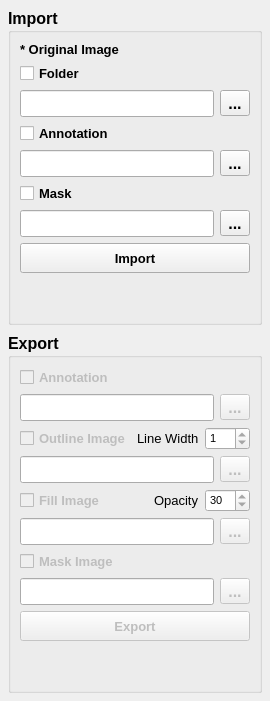
      <widget class="QWidget" name="panel_io">
       <attribute name="title">
        <string>I / O</string>
       </attribute>
       <layout class="QVBoxLayout" name="verticalLayout_7">
        <property name="spacing">
         <number>8</number>
        </property>
        <property name="leftMargin">
         <number>8</number>
        </property>
        <property name="topMargin">
         <number>8</number>
        </property>
        <property name="rightMargin">
         <number>8</number>
        </property>
        <property name="bottomMargin">
         <number>8</number>
        </property>
        <item>
         <widget class="QGroupBox" name="panel_import">
          <property name="font">
           <font>
            <family>Arial</family>
            <pointsize>12</pointsize>
            <weight>75</weight>
            <bold>true</bold>
           </font>
          </property>
          <property name="title">
           <string>Import</string>
          </property>
          <layout class="QVBoxLayout" name="verticalLayout_5">
           <item>
            <widget class="QLabel" name="label_import_original_image">
             <property name="font">
              <font>
               <family>Arial</family>
               <pointsize>10</pointsize>
               <weight>75</weight>
               <bold>true</bold>
              </font>
             </property>
             <property name="text">
              <string>* Original Image</string>
             </property>
            </widget>
           </item>
           <item>
            <widget class="QCheckBox" name="CheckBox_Import_Folder">
             <property name="font">
              <font>
               <family>Arial</family>
               <pointsize>10</pointsize>
               <weight>75</weight>
               <bold>true</bold>
              </font>
             </property>
             <property name="text">
              <string>Folder</string>
             </property>
            </widget>
           </item>
           <item>
            <widget class="QWidget" name="import_original_image" native="true">
             <layout class="QHBoxLayout" name="horizontalLayout_13">
              <property name="spacing">
               <number>6</number>
              </property>
              <property name="leftMargin">
               <number>0</number>
              </property>
              <property name="topMargin">
               <number>0</number>
              </property>
              <property name="rightMargin">
               <number>0</number>
              </property>
              <property name="bottomMargin">
               <number>0</number>
              </property>
              <item>
               <widget class="QLineEdit" name="input_import_original_image">
                <property name="focusPolicy">
                 <enum>Qt::NoFocus</enum>
                </property>
                <property name="readOnly">
                 <bool>true</bool>
                </property>
               </widget>
              </item>
              <item>
               <widget class="QToolButton" name="btn_import_original_image">
                <property name="text">
                 <string>...</string>
                </property>
                <property name="icon">
                 <iconset>
                  <normaloff>../resources/icons/open.svg</normaloff>../resources/icons/open.svg</iconset>
                </property>
               </widget>
              </item>
             </layout>
            </widget>
           </item>
           <item>
            <widget class="QCheckBox" name="checkbox_import_annotation">
             <property name="font">
              <font>
               <family>Arial</family>
               <pointsize>10</pointsize>
               <weight>75</weight>
               <bold>true</bold>
              </font>
             </property>
             <property name="text">
              <string>Annotation</string>
             </property>
            </widget>
           </item>
           <item>
            <widget class="QWidget" name="import_annotation" native="true">
             <layout class="QHBoxLayout" name="horizontalLayout_12">
              <property name="spacing">
               <number>6</number>
              </property>
              <property name="leftMargin">
               <number>0</number>
              </property>
              <property name="topMargin">
               <number>0</number>
              </property>
              <property name="rightMargin">
               <number>0</number>
              </property>
              <property name="bottomMargin">
               <number>0</number>
              </property>
              <item>
               <widget class="QLineEdit" name="input_import_annotation">
                <property name="focusPolicy">
                 <enum>Qt::NoFocus</enum>
                </property>
                <property name="readOnly">
                 <bool>true</bool>
                </property>
               </widget>
              </item>
              <item>
               <widget class="QToolButton" name="btn_import_annotation">
                <property name="text">
                 <string>...</string>
                </property>
                <property name="icon">
                 <iconset>
                  <normaloff>../resources/icons/open.svg</normaloff>../resources/icons/open.svg</iconset>
                </property>
               </widget>
              </item>
             </layout>
            </widget>
           </item>
           <item>
            <widget class="QCheckBox" name="checkbox_import_mask">
             <property name="font">
              <font>
               <family>Arial</family>
               <pointsize>10</pointsize>
               <weight>75</weight>
               <bold>true</bold>
              </font>
             </property>
             <property name="text">
              <string>Mask</string>
             </property>
            </widget>
           </item>
           <item>
            <widget class="QWidget" name="import_mask" native="true">
             <layout class="QHBoxLayout" name="horizontalLayout_14">
              <property name="spacing">
               <number>6</number>
              </property>
              <property name="leftMargin">
               <number>0</number>
              </property>
              <property name="topMargin">
               <number>0</number>
              </property>
              <property name="rightMargin">
               <number>0</number>
              </property>
              <property name="bottomMargin">
               <number>0</number>
              </property>
              <item>
               <widget class="QLineEdit" name="input_import_mask">
                <property name="focusPolicy">
                 <enum>Qt::NoFocus</enum>
                </property>
                <property name="readOnly">
                 <bool>true</bool>
                </property>
               </widget>
              </item>
              <item>
               <widget class="QToolButton" name="btn_import_mask">
                <property name="text">
                 <string>...</string>
                </property>
                <property name="icon">
                 <iconset>
                  <normaloff>../resources/icons/open.svg</normaloff>../resources/icons/open.svg</iconset>
                </property>
               </widget>
              </item>
             </layout>
            </widget>
           </item>
           <item>
            <widget class="QPushButton" name="btn_import">
             <property name="sizePolicy">
              <sizepolicy hsizetype="Minimum" vsizetype="Fixed">
               <horstretch>0</horstretch>
               <verstretch>0</verstretch>
              </sizepolicy>
             </property>
             <property name="minimumSize">
              <size>
               <width>0</width>
               <height>30</height>
              </size>
             </property>
             <property name="font">
              <font>
               <family>Arial</family>
               <pointsize>10</pointsize>
               <weight>75</weight>
               <bold>true</bold>
              </font>
             </property>
             <property name="text">
              <string>Import</string>
             </property>
            </widget>
           </item>
           <item>
            <spacer name="import_spacer">
             <property name="orientation">
              <enum>Qt::Vertical</enum>
             </property>
             <property name="sizeHint" stdset="0">
              <size>
               <width>20</width>
               <height>40</height>
              </size>
             </property>
            </spacer>
           </item>
          </layout>
         </widget>
        </item>
        <item>
         <widget class="QGroupBox" name="panel_export">
          <property name="font">
           <font>
            <family>Arial</family>
            <pointsize>12</pointsize>
            <weight>75</weight>
            <bold>true</bold>
           </font>
          </property>
          <property name="title">
           <string>Export</string>
          </property>
          <layout class="QVBoxLayout" name="verticalLayout_6">
           <item>
            <widget class="QCheckBox" name="checkbox_export_annotation">
             <property name="enabled">
              <bool>false</bool>
             </property>
             <property name="font">
              <font>
               <family>Arial</family>
               <pointsize>10</pointsize>
               <weight>75</weight>
               <bold>true</bold>
              </font>
             </property>
             <property name="text">
              <string>Annotation</string>
             </property>
            </widget>
           </item>
           <item>
            <widget class="QWidget" name="export_annotation" native="true">
             <layout class="QHBoxLayout" name="horizontalLayout_15">
              <property name="spacing">
               <number>6</number>
              </property>
              <property name="leftMargin">
               <number>0</number>
              </property>
              <property name="topMargin">
               <number>0</number>
              </property>
              <property name="rightMargin">
               <number>0</number>
              </property>
              <property name="bottomMargin">
               <number>0</number>
              </property>
              <item>
               <widget class="QLineEdit" name="input_export_annotation">
                <property name="enabled">
                 <bool>true</bool>
                </property>
                <property name="focusPolicy">
                 <enum>Qt::NoFocus</enum>
                </property>
                <property name="readOnly">
                 <bool>true</bool>
                </property>
               </widget>
              </item>
              <item>
               <widget class="QToolButton" name="btn_export_annotation">
                <property name="enabled">
                 <bool>false</bool>
                </property>
                <property name="text">
                 <string>...</string>
                </property>
                <property name="icon">
                 <iconset>
                  <normaloff>../resources/icons/open.svg</normaloff>../resources/icons/open.svg</iconset>
                </property>
               </widget>
              </item>
             </layout>
            </widget>
           </item>
           <item>
            <widget class="QWidget" name="title_export_outline_image" native="true">
             <layout class="QHBoxLayout" name="horizontalLayout_4">
              <property name="spacing">
               <number>6</number>
              </property>
              <property name="leftMargin">
               <number>0</number>
              </property>
              <property name="topMargin">
               <number>0</number>
              </property>
              <property name="rightMargin">
               <number>0</number>
              </property>
              <property name="bottomMargin">
               <number>0</number>
              </property>
              <item>
               <widget class="QCheckBox" name="checkbox_export_outline_image">
                <property name="enabled">
                 <bool>false</bool>
                </property>
                <property name="font">
                 <font>
                  <family>Arial</family>
                  <pointsize>10</pointsize>
                  <weight>75</weight>
                  <bold>true</bold>
                 </font>
                </property>
                <property name="text">
                 <string>Outline Image</string>
                </property>
               </widget>
              </item>
              <item>
               <widget class="QLabel" name="label_export_line_width">
                <property name="sizePolicy">
                 <sizepolicy hsizetype="Fixed" vsizetype="Preferred">
                  <horstretch>0</horstretch>
                  <verstretch>0</verstretch>
                 </sizepolicy>
                </property>
                <property name="font">
                 <font>
                  <family>Arial</family>
                  <pointsize>10</pointsize>
                  <weight>50</weight>
                  <bold>false</bold>
                 </font>
                </property>
                <property name="text">
                 <string>Line Width</string>
                </property>
               </widget>
              </item>
              <item>
               <widget class="QSpinBox" name="input_export_line_width">
                <property name="enabled">
                 <bool>true</bool>
                </property>
                <property name="sizePolicy">
                 <sizepolicy hsizetype="Fixed" vsizetype="Fixed">
                  <horstretch>0</horstretch>
                  <verstretch>0</verstretch>
                 </sizepolicy>
                </property>
                <property name="font">
                 <font>
                  <family>Arial</family>
                  <pointsize>8</pointsize>
                  <weight>50</weight>
                  <bold>false</bold>
                 </font>
                </property>
                <property name="readOnly">
                 <bool>true</bool>
                </property>
                <property name="maximum">
                 <number>999</number>
                </property>
                <property name="value">
                 <number>1</number>
                </property>
               </widget>
              </item>
             </layout>
            </widget>
           </item>
           <item>
            <widget class="QWidget" name="export_outline_image" native="true">
             <layout class="QHBoxLayout" name="horizontalLayout_16">
              <property name="spacing">
               <number>6</number>
              </property>
              <property name="leftMargin">
               <number>0</number>
              </property>
              <property name="topMargin">
               <number>0</number>
              </property>
              <property name="rightMargin">
               <number>0</number>
              </property>
              <property name="bottomMargin">
               <number>0</number>
              </property>
              <item>
               <widget class="QLineEdit" name="input_export_outline_image">
                <property name="focusPolicy">
                 <enum>Qt::NoFocus</enum>
                </property>
                <property name="readOnly">
                 <bool>true</bool>
                </property>
               </widget>
              </item>
              <item>
               <widget class="QToolButton" name="btn_export_outline_image">
                <property name="enabled">
                 <bool>false</bool>
                </property>
                <property name="text">
                 <string>...</string>
                </property>
                <property name="icon">
                 <iconset>
                  <normaloff>../resources/icons/open.svg</normaloff>../resources/icons/open.svg</iconset>
                </property>
               </widget>
              </item>
             </layout>
            </widget>
           </item>
           <item>
            <widget class="QWidget" name="title_export_fill_image" native="true">
             <layout class="QHBoxLayout" name="horizontalLayout_7">
              <property name="spacing">
               <number>6</number>
              </property>
              <property name="leftMargin">
               <number>0</number>
              </property>
              <property name="topMargin">
               <number>0</number>
              </property>
              <property name="rightMargin">
               <number>0</number>
              </property>
              <property name="bottomMargin">
               <number>0</number>
              </property>
              <item>
               <widget class="QCheckBox" name="checkbox_export_fill_image">
                <property name="enabled">
                 <bool>false</bool>
                </property>
                <property name="font">
                 <font>
                  <family>Arial</family>
                  <pointsize>10</pointsize>
                  <weight>75</weight>
                  <bold>true</bold>
                 </font>
                </property>
                <property name="text">
                 <string>Fill Image</string>
                </property>
               </widget>
              </item>
              <item>
               <widget class="QLabel" name="label_export_opacity">
                <property name="sizePolicy">
                 <sizepolicy hsizetype="Fixed" vsizetype="Preferred">
                  <horstretch>0</horstretch>
                  <verstretch>0</verstretch>
                 </sizepolicy>
                </property>
                <property name="font">
                 <font>
                  <family>Arial</family>
                  <pointsize>10</pointsize>
                  <weight>50</weight>
                  <bold>false</bold>
                 </font>
                </property>
                <property name="text">
                 <string>Opacity</string>
                </property>
               </widget>
              </item>
              <item>
               <widget class="QSpinBox" name="input_export_opacity">
                <property name="sizePolicy">
                 <sizepolicy hsizetype="Fixed" vsizetype="Fixed">
                  <horstretch>0</horstretch>
                  <verstretch>0</verstretch>
                 </sizepolicy>
                </property>
                <property name="font">
                 <font>
                  <family>Arial</family>
                  <pointsize>8</pointsize>
                  <weight>50</weight>
                  <bold>false</bold>
                 </font>
                </property>
                <property name="readOnly">
                 <bool>true</bool>
                </property>
                <property name="maximum">
                 <number>100</number>
                </property>
                <property name="value">
                 <number>30</number>
                </property>
               </widget>
              </item>
             </layout>
            </widget>
           </item>
           <item>
            <widget class="QWidget" name="export_fill_image" native="true">
             <layout class="QHBoxLayout" name="horizontalLayout_18">
              <property name="spacing">
               <number>6</number>
              </property>
              <property name="leftMargin">
               <number>0</number>
              </property>
              <property name="topMargin">
               <number>0</number>
              </property>
              <property name="rightMargin">
               <number>0</number>
              </property>
              <property name="bottomMargin">
               <number>0</number>
              </property>
              <item>
               <widget class="QLineEdit" name="input_export_fill_image">
                <property name="focusPolicy">
                 <enum>Qt::NoFocus</enum>
                </property>
                <property name="readOnly">
                 <bool>true</bool>
                </property>
               </widget>
              </item>
              <item>
               <widget class="QToolButton" name="btn_export_fill_image">
                <property name="enabled">
                 <bool>false</bool>
                </property>
                <property name="text">
                 <string>...</string>
                </property>
                <property name="icon">
                 <iconset>
                  <normaloff>../resources/icons/open.svg</normaloff>../resources/icons/open.svg</iconset>
                </property>
               </widget>
              </item>
             </layout>
            </widget>
           </item>
           <item>
            <widget class="QCheckBox" name="checkbox_export_mask_image">
             <property name="enabled">
              <bool>false</bool>
             </property>
             <property name="font">
              <font>
               <family>Arial</family>
               <pointsize>10</pointsize>
               <weight>75</weight>
               <bold>true</bold>
              </font>
             </property>
             <property name="text">
              <string>Mask Image</string>
             </property>
            </widget>
           </item>
           <item>
            <widget class="QWidget" name="export_mask_image" native="true">
             <layout class="QHBoxLayout" name="horizontalLayout_17">
              <property name="spacing">
               <number>6</number>
              </property>
              <property name="leftMargin">
               <number>0</number>
              </property>
              <property name="topMargin">
               <number>0</number>
              </property>
              <property name="rightMargin">
               <number>0</number>
              </property>
              <property name="bottomMargin">
               <number>0</number>
              </property>
              <item>
               <widget class="QLineEdit" name="input_export_mask_image">
                <property name="focusPolicy">
                 <enum>Qt::NoFocus</enum>
                </property>
                <property name="readOnly">
                 <bool>true</bool>
                </property>
               </widget>
              </item>
              <item>
               <widget class="QToolButton" name="btn_export_mask_image">
                <property name="enabled">
                 <bool>false</bool>
                </property>
                <property name="text">
                 <string>...</string>
                </property>
                <property name="icon">
                 <iconset>
                  <normaloff>../resources/icons/open.svg</normaloff>../resources/icons/open.svg</iconset>
                </property>
               </widget>
              </item>
             </layout>
            </widget>
           </item>
           <item>
            <widget class="QPushButton" name="btn_export">
             <property name="enabled">
              <bool>false</bool>
             </property>
             <property name="minimumSize">
              <size>
               <width>0</width>
               <height>30</height>
              </size>
             </property>
             <property name="font">
              <font>
               <family>Arial</family>
               <pointsize>10</pointsize>
               <weight>75</weight>
               <bold>true</bold>
              </font>
             </property>
             <property name="text">
              <string>Export</string>
             </property>
            </widget>
           </item>
           <item>
            <spacer name="export_spacer">
             <property name="orientation">
              <enum>Qt::Vertical</enum>
             </property>
             <property name="sizeHint" stdset="0">
              <size>
               <width>20</width>
               <height>40</height>
              </size>
             </property>
            </spacer>
           </item>
          </layout>
         </widget>
        </item>
       </layout>
      </widget>
